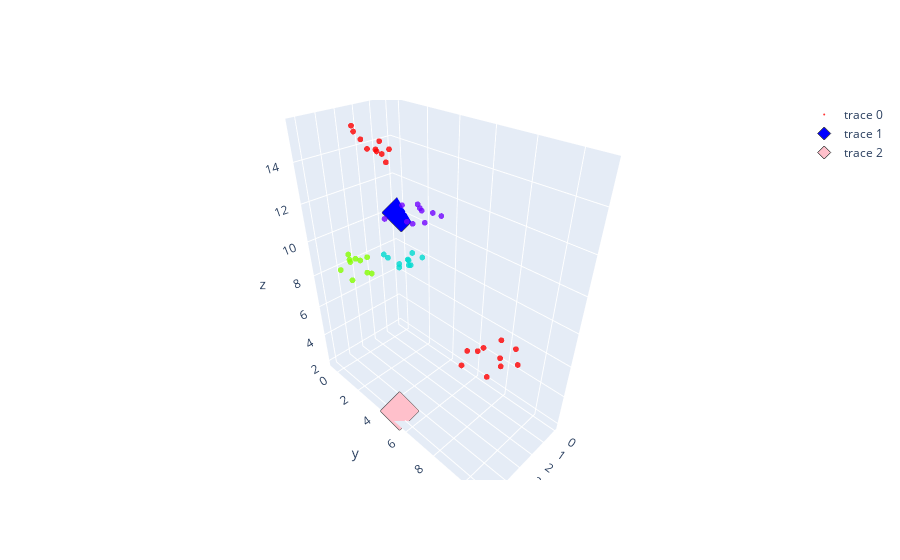

Notebook code for this chart:
### Code cell
import plotly.express as px
import plotly.graph_objects as go
x, y, z = ch.scatters[:,0],ch.scatters[:,1],ch.scatters[:,2]
c = np.kron(np.arange(ch.N_cluster),10*np.ones(ch.N_ray))
fig = go.Figure()
fig.add_trace(go.Scatter3d(x=x, y=y, z=z,
                                   mode='markers',
                                   marker=dict(
                                    size=2,
                                    color=c,                # set color to an array/list of desired values
                                    colorscale='hsv',   # choose a colorscale
                                    opacity=0.8)))
fig.add_trace(go.Scatter3d(x=[ch.tx.pos.x], y=[ch.tx.pos.y], z=[ch.tx.pos.z],
                                   mode='markers',
                                   marker=dict(
                                    size=10,
                                    line_width=1,
                                    color='blue',
                                    symbol='diamond')))
fig.add_trace(go.Scatter3d(x=[ch.rx.pos.x], y=[ch.rx.pos.y], z=[ch.rx.pos.z],
                                   mode='markers',
                                   marker=dict(
                                    size=10,
                                    line_width=1,
                                    color='pink',
                                    symbol='diamond')))

fig.show()

### Figure 1 — Plotly figure (JSON) as saved in the notebook; plotly's stock layout.template omitted (floating-point values rounded to 4 significant figures)
{"data": [{"marker": {"color": [0, 0, 0, 0, 0, 0, 0, 0, 0, 0, 10, 10, 10, 10, 10, 10, 10, 10, 10, 10, 20, 20, 20, 20, 20, 20, 20, 20, 20, 20, 30, 30, 30, 30, 30, 30, 30, 30, 30, 30, 40, 40, 40, 40, 40, 40, 40, 40, 40, 40], "colorscale": [[0, "#ff0000"], [0.1111, "#ffa700"], [0.2222, "#afff00"], [0.3333, "#08ff00"], [0.4444, "#00ff9f"], [0.5556, "#00b7ff"], [0.6667, "#0010ff"], [0.7778, "#9700ff"], [0.8889, "#ff00bf"], [1, "#ff0000"]], "opacity": 0.8, "size": 2}, "mode": "markers", "type": "scatter3d", "x": [5.273, 5.018, 4.785, 3.891, 3.873, 4.227, 4.593, 3.691, 4.028, 4.17, 3.754, 3.495, 2.413, 3.499, 3.379, 4.037, 3.062, 3.619, 4.282, 4.296, 3.4, 3.945, 3.405, 2.431, 4.501, 3.928, 2.956, 2.771, 3.671, 3.413, 1.745, 2.443, 2.538, 2.7, 2.089, 2.991, 2.246, 3.452, 2.918, 2.602, 3.04, 2.497, 2.051, 2.107, 1.959, 1.94, 2.718, 1.837, 2.757, 3.228], "y": [10.59, 9.144, 9.2, 10.97, 10.11, 10.45, 9.566, 10.68, 10.24, 9.515, 1.087, 1.221, -0.192, 0.298, -0.3989, 0.5703, 1.004, -0.04818, 0.8947, 0.02388, 4.375, 4.358, 4.632, 4.24, 4.018, 3.56, 3.858, 3.785, 4.018, 4.325, 4.789, 3.65, 4.258, 4.543, 3.634, 5.026, 4.759, 2.908, 3.803, 3.149, 0.5831, 1.452, 1.248, 0.8726, 1.676, 0.9853, 1.058, 1.242, 0.6766, 0.7424], "z": [8.803, 8.194, 8.852, 8.709, 9.398, 8.501, 8.955, 9.198, 8.657, 8.818, 8.997, 8.213, 8.073, 8.652, 8.095, 8.943, 7.857, 7.198, 9.49, 8.189, 10.03, 10.32, 10.77, 9.957, 10.9, 10.29, 9.863, 9.485, 9.866, 10.31, 12.04, 11.5, 12.5, 12.53, 12.34, 12.24, 12.35, 11.84, 11.83, 12.3, 15.12, 14.31, 14.04, 14.18, 14.34, 14.54, 14.39, 13.6, 14.74, 15.44]}, {"marker": {"color": "blue", "line": {"width": 1}, "size": 10, "symbol": "diamond"}, "mode": "markers", "type": "scatter3d", "x": [0], "y": [0], "z": [10]}, {"marker": {"color": "pink", "line": {"width": 1}, "size": 10, "symbol": "diamond"}, "mode": "markers", "type": "scatter3d", "x": [5], "y": [5], "z": [2]}], "layout": {}}
